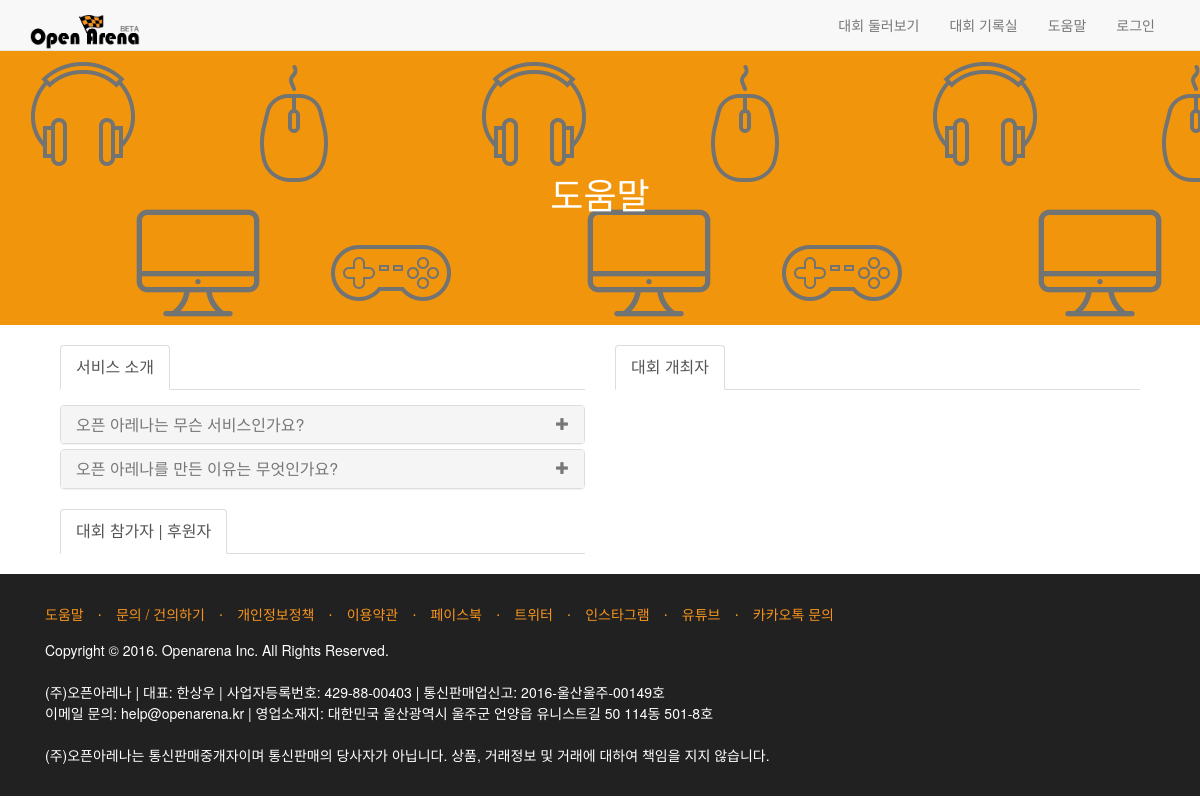
The page /help/ on the database as committed earlier.
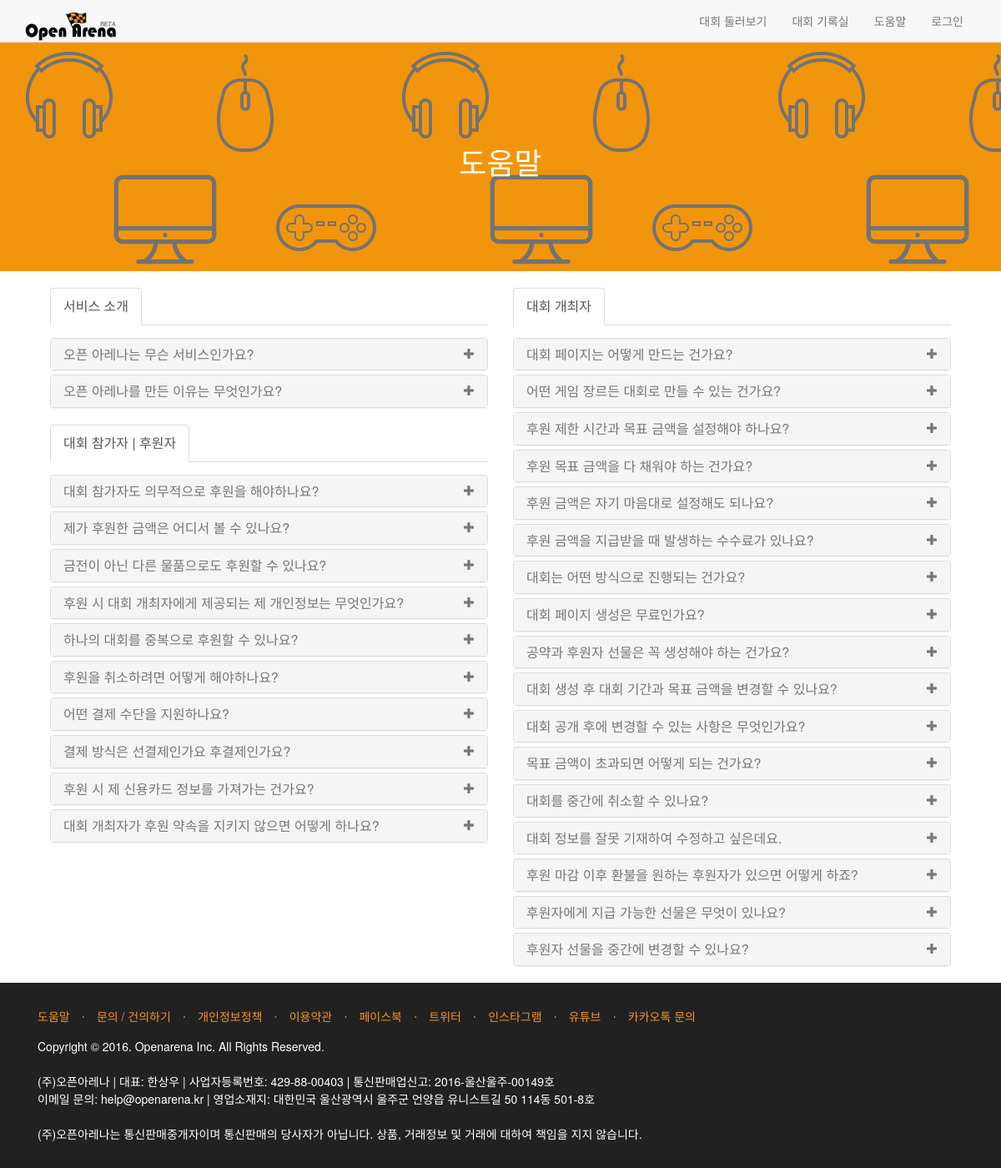
The same page on the database as committed later.
### main/models.py (models this page shows)
class Help(models.Model):
    id = models.AutoField(primary_key=True)
    type = models.CharField(max_length=20, default='')
    question = models.CharField(max_length=100, default='')
    answer = summer_fields.SummernoteTextField()

### main/views.py (the view)
# urls.py: url(r'^help/$', views.help, name="help"),
def help(request):
    help_type1 = Help.objects.filter(type=1)
    help_type2 = Help.objects.filter(type=2)
    help_type3 = Help.objects.filter(type=3)
    return render(request, 'main/help.html', {'help_type1': help_type1,
                                              'help_type2': help_type2,
                                              'help_type3': help_type3})

### main/templates/main/help.html (shortened to what this page needs)
{% extends "main/base.html" %}
{% load staticfiles %}
{% block head %}
    <link rel="stylesheet" href="{% static 'css/custom_kyoungin.css' %}">
    <div class="head_empty"></div>
    <header class="help_head" style="background: url({% static 'img/q_cover.png' %});">
        <div class="help_head_inner">
            <h1 class="help_head_title">도움말</h1>
        </div>
    </header>
{% endblock %}
{% block content %}
    <div class="container">
        <div class="col-md-12 col-lg-12">
            <div class="col-md-6">
                <div>
                    <ul class="nav nav-tabs">
                        <li class="active"><a data-toggle="tab" style="font-size: 16px">서비스 소개</a></li>
                    </ul>
                    <div class="tab-content faq-cat-content">
                        <div class="tab-pane active in fade" id="faq-cat-1">
                            <div class="panel-group" id="accordion-cat-1">
                                {% if help_type1 %}
                                    {% for h1 in help_type1 %}
                                        <div class="panel panel-default panel-faq">
                                            <div class="panel-heading">
                                                <a data-toggle="collapse" data-parent="#accordion-cat-1" href="#tab1_question{{ forloop.counter }}">
                                                    <h4 class="panel-title">
                                                        {{ h1.question }}
                                                        <span class="pull-right"><i class="glyphicon glyphicon-plus"></i></span>
                                                    </h4>
                                                </a>
                                            </div>
                                        </div>
                                    {% endfor %}
                                {% endif %}
                            </div>
                        </div>
                    </div>
                </div>
                <div>
                    <ul class="nav nav-tabs">
                        <li class="active"><a data-toggle="tab" style="font-size: 16px">대회 참가자 | 후원자</a></li>
                    </ul>
                    <div class="tab-content faq-cat-content">
                        <div class="tab-pane active in fade" id="faq-cat-2">
                            <div class="panel-group" id="accordion-cat-2">
                                {% if help_type2 %}
                                    {% for h2 in help_type2 %}
                                        <div class="panel panel-default panel-faq">
                                            <div class="panel-heading">
                                                <a data-toggle="collapse" data-parent="#accordion-cat-2" href="#tab2_question{{ forloop.counter }}">
                                                    <h4 class="panel-title">
                                                        {{ h2.question }}
                                                        <span class="pull-right"><i class="glyphicon glyphicon-plus"></i></span>
                                                    </h4>
                                                </a>
                                            </div>
                                        </div>
                                    {% endfor %}
                                {% endif %}
                            </div>
                        </div>
                    </div>
                </div>
            </div>
            <div class="col-md-6">
                <ul class="nav nav-tabs">
                    <li class="active"><a data-toggle="tab" style="font-size: 16px">대회 개최자</a></li>
                </ul>
                <div class="tab-content faq-cat-content">
                    <div class="tab-pane active in fade" id="faq-cat-3">
                        <div class="panel-group" id="accordion-cat-3">
                            {% if help_type3 %}
                                {% for h3 in help_type3 %}
                                    <div class="panel panel-default panel-faq">
                                        <div class="panel-heading">
                                            <a data-toggle="collapse" data-parent="#accordion-cat-3" href="#tab3_question{{ forloop.counter }}">
                                                <h4 class="panel-title">
                                                    {{ h3.question }}
                                                    <span class="pull-right"><i class="glyphicon glyphicon-plus"></i></span>
                                                </h4>
                                            </a>
                                        </div>
                                    </div>
                                {% endfor %}
                            {% endif %}
                        </div>
                    </div>
                </div>
            </div>
        </div>
    </div>
{% endblock %}

### main/templates/main/base.html (shortened to what this page needs)
{% load staticfiles %}
<!DOCTYPE html>
<html lang="kr">
<head>
    <link href="{% static 'css/bootstrap.min.css' %}" rel="stylesheet">
    <link href="{% static 'css/landing-page.css' %}" rel="stylesheet">
    <link href="{% static 'css/font-awesome.min.css' %}" rel="stylesheet">
    <link href="//cdnjs.cloudflare.com/ajax/libs/summernote/0.8.2/summernote.css" rel="stylesheet">
    {% block head %}
    {% endblock %}
</head>
<body>
<nav class="navbar navbar-default navbar-fixed-top topnav" role="navigation">
    <div class="container topnav">
        <div class="navbar-header">
            <a class="navbar-brand topnav" href="{% url 'home' %}"><img src="{% static 'img/openarena.png' %}" alt="logo" width="110px"></a>
        </div>
        <div class="collapse navbar-collapse" id="bs-example-navbar-collapse-1">
            <ul class="nav navbar-nav navbar-right">
                <li>
                    <a href="{% url 'tournaments' %}">대회 둘러보기</a>
                </li>
                <li>
                    <a href="{% url 'archive' %}">대회 기록실</a>
                </li>
                <li>
                    <a href="{% url 'help' %}">도움말</a>
                </li>
                {% if request.user.is_authenticated %}
                    <li class="dropdown"><a href="" class="dropdown-toggle" data-toggle="dropdown">{{ user.username }} 님 <b class="caret"></b></a>
                        <ul class="dropdown-menu">
                            <li><a href="{% url 'mypage' %}"><i class="glyphicon glyphicon-user"></i> &nbsp; 마이 페이지</a></li>
                            <li><a href="{% url 'contact' %}"><i class="glyphicon glyphicon-envelope"></i> &nbsp; 문의 / 건의사항</a></li>
                            <li class="divider"></li>
                            <li><a href="{% url 'logout' %}"><i class="glyphicon glyphicon-off"></i> &nbsp; 로그아웃</a></li>
                        </ul>
                    </li>
                {% else %}
                    <li>
                        <a href="{% url 'login' %}">로그인</a>
                    </li>
                {% endif %}
            </ul>
        </div>
    </div>
</nav>
{% block content %}
{% endblock %}
<footer>
    <div class="banner">
        <div class="container">
            <div class="row">
                <div class="col-lg-12">
                    <ul class="list-inline">
                        <li>
                            <a href="{% url 'help' %}">도움말</a>
                        </li>
                        <li class="footer-menu-divider">&sdot;</li>
                        <li>
                            <a href="{% url 'contact' %}">문의 / 건의하기</a>
                        </li>
                        <li class="footer-menu-divider">&sdot;</li>
                        <li>
                            <a href="{% url 'privacy' %}">개인정보정책</a>
                        </li>
                        <li class="footer-menu-divider">&sdot;</li>
                        <li>
                            <a href="{% url 'agreement' %}">이용약관</a>
                        </li>
                        <li class="footer-menu-divider">&sdot;</li>
                        <li>
                            <a href="https://www.facebook.com/openarena.kr">페이스북</a>
                        </li>
                        <li class="footer-menu-divider">&sdot;</li>
                        <li>
                            <a href="https://twitter.com/openarena_kr">트위터</a>
                        </li>
                        <li class="footer-menu-divider">&sdot;</li>
                        <li>
                            <a href="https://www.instagram.com/openarena_kr/">인스타그램</a>
                        </li>
                        <li class="footer-menu-divider">&sdot;</li>
                        <li>
                            <a href="https://www.youtube.com/channel/UC7RnkoZH0_7TeMNoTWkJ1gA/featured">유튜브</a>
                        </li>
                        <li class="footer-menu-divider">&sdot;</li>
                        <li>
                            <a href="http://plus.kakao.com/home/@오픈아레나">카카오톡 문의</a>
                        </li>
                    </ul>
                    <p class="copyright text-muted small">Copyright &copy; 2016. Openarena Inc. All Rights Reserved.
                        <br/><br/>(주)오픈아레나 | 대표: 한상우 | 사업자등록번호: 429-88-00403 | 통신판매업신고: 2016-울산울주-00149호
                        <br/>이메일 문의: help@openarena.kr | 영업소재지: 대한민국 울산광역시 울주군 언양읍 유니스트길 50 114동 501-8호
                        <br/>
                        <br/>(주)오픈아레나는 통신판매중개자이며 통신판매의 당사자가 아닙니다. 상품, 거래정보 및 거래에 대하여 책임을 지지 않습니다.
                    </p>
                </div>
            </div>
        </div>
    </div>
</footer>
</body>
</html>

### main/static/css/landing-page.css (style rules this page uses)
ul { list-style: none; }
.topnav { font-size: 14px; }
.banner { color: #000000; background-color: #212121; background-size: cover; }
.banner ul { margin-bottom: 0; }
footer { padding: 30px 0; background-color: #212121; clear: both; }
p.copyright { margin: 15px 0 0; }
.footer-menu-divider { color: #f7941e; }
.list-inline { margin-bottom: 0px; }
.head_empty { height: 50px; }
.help_head { height: 275px; background: url(../../static/img/q_cover.png); margin-bottom: 20px; }
.help_head_inner { flex: 1; margin: auto; text-align: center; width: 180px; padding-top: 100px; }
.help_head_title { color: #ffffff; }
.tab-content { color: #ffffff; }

Rows that differ between the two databases and show on the page:
added Help: question "대회 참가자도 의무적으로 후원을 해야하나요?"
added Help: question "제가 후원한 금액은 어디서 볼 수 있나요?"
added Help: question "금전이 아닌 다른 물품으로도 후원할 수 있나요?"
added Help: question "후원 시 대회 개최자에게 제공되는 제 개인정보는 무엇인가요?"
added Help: question "하나의 대회를 중복으로 후원할 수 있나요?"
added Help: question "후원을 취소하려면 어떻게 해야하나요?"
added Help: question "어떤 결제 수단을 지원하나요?"
added Help: question "결제 방식은 선결제인가요 후결제인가요?"
added Help: question "후원 시 제 신용카드 정보를 가져가는 건가요?"
added Help: question "대회 개최자가 후원 약속을 지키지 않으면 어떻게 하나요?"
added Help: question "대회 페이지는 어떻게 만드는 건가요?"
added Help: question "어떤 게임 장르든 대회로 만들 수 있는 건가요?"
added Help: question "후원 제한 시간과 목표 금액을 설정해야 하나요?"
added Help: question "후원 목표 금액을 다 채워야 하는 건가요?"
added Help: question "후원 금액은 자기 마음대로 설정해도 되나요?"
added Help: question "후원 금액을 지급받을 때 발생하는 수수료가 있나요?"
added Help: question "대회는 어떤 방식으로 진행되는 건가요?"
added Help: question "대회 페이지 생성은 무료인가요?"
added Help: question "공약과 후원자 선물은 꼭 생성해야 하는 건가요?"
added Help: question "대회 생성 후 대회 기간과 목표 금액을 변경할 수 있나요?"
added Help: question "대회 공개 후에 변경할 수 있는 사항은 무엇인가요?"
added Help: question "목표 금액이 초과되면 어떻게 되는 건가요?"
added Help: question "대회를 중간에 취소할 수 있나요?"
added Help: question "대회 정보를 잘못 기재하여 수정하고 싶은데요."
added Help: question "후원 마감 이후 환불을 원하는 후원자가 있으면 어떻게 하죠?"
added Help: question "후원자에게 지급 가능한 선물은 무엇이 있나요?"
added Help: question "후원자 선물을 중간에 변경할 수 있나요?"
